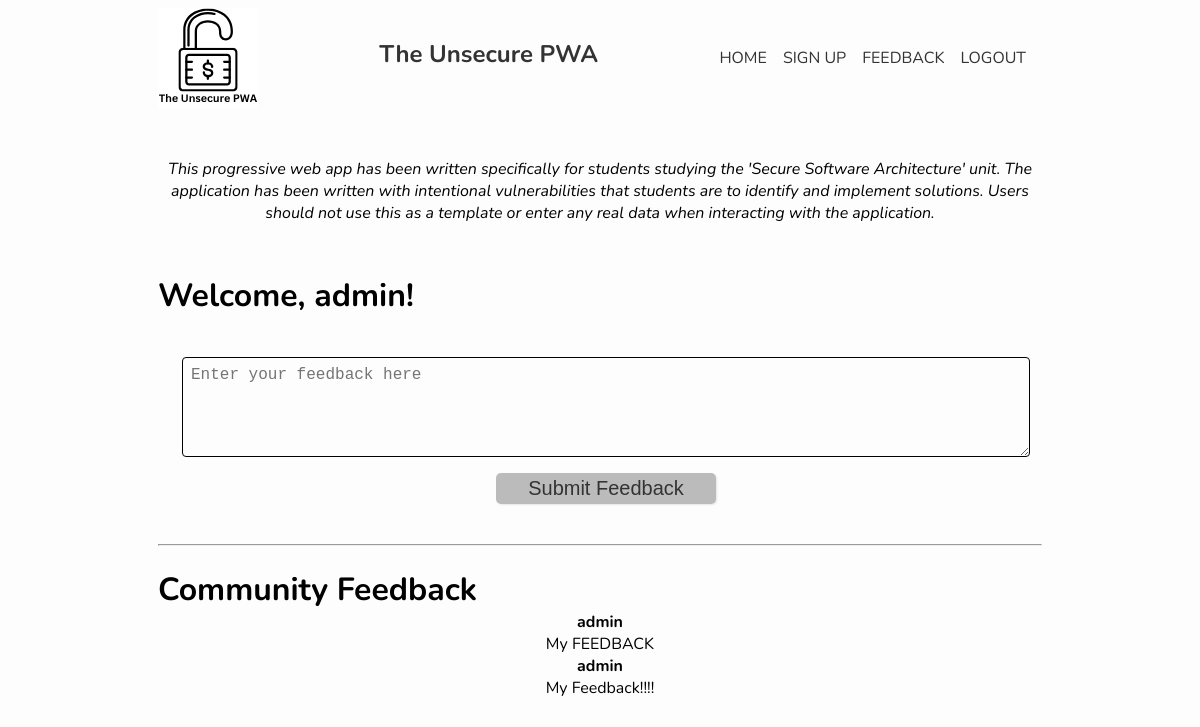
The page /success.html (signed in) on the database as committed earlier.
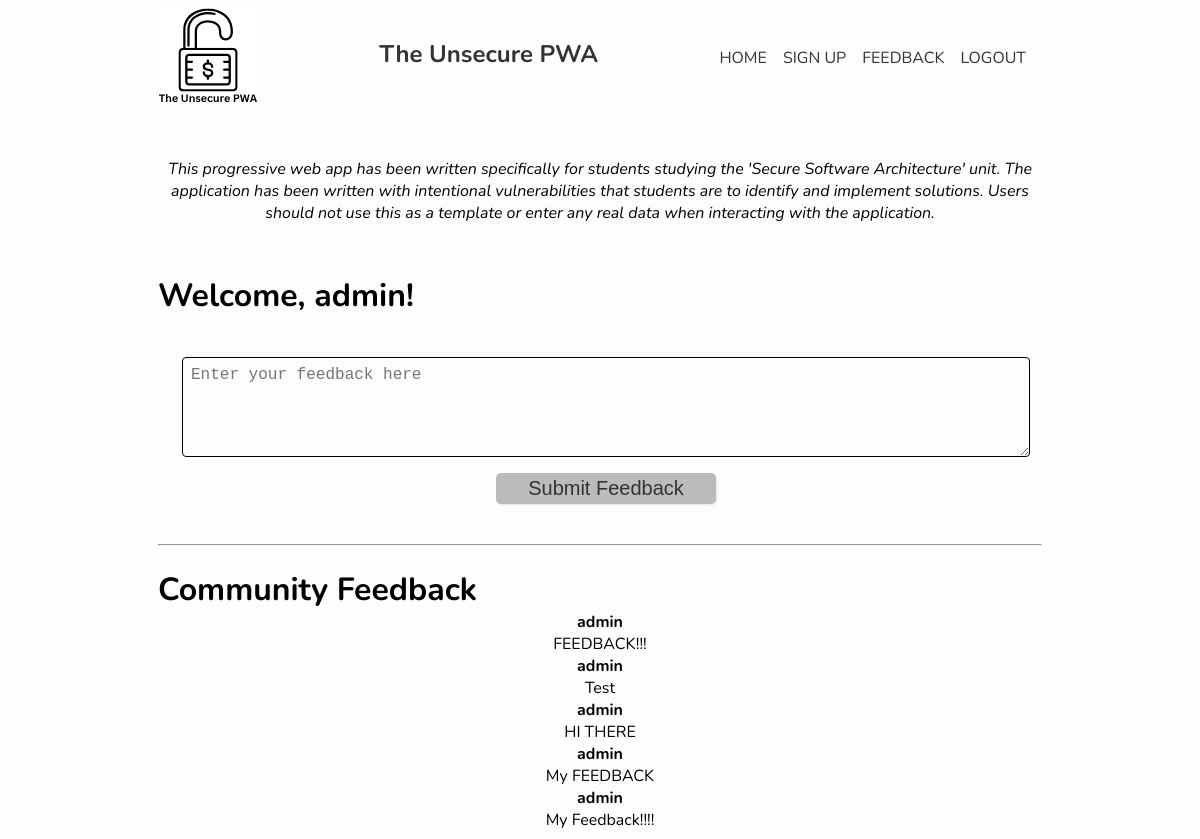
The same page on the database as committed later.
### tables this page shows
CREATE TABLE feedback (
                id       INTEGER PRIMARY KEY AUTOINCREMENT,
                username TEXT    NOT NULL,
                feedback TEXT    NOT NULL
            );

### app.py (the view)
@app.route("/success.html", methods=["GET", "POST"])
@login_required
def addFeedback():
    if request.method == "POST":
        feedback = _validate_feedback(request.form.get("feedback", ""))
        dbHandler.insertFeedback(current_user.id, feedback)
    feedback_list = dbHandler.getFeedbackList()
    return render_template(
        "/success.html",
        state=True,
        value=current_user.id,
        feedback_list=feedback_list,
    )

### app.py (called while the page is built)
@login_manager.user_loader
def load_user(username: str):
    if dbHandler.userExists(username):
        return User(username)
    return None

### user_management.py (called while the page is built)
def get_db_connection() -> sql.Connection:
    con = sql.connect(DB_PATH)
    con.row_factory = sql.Row
    return con

def userExists(username: str) -> bool:
    with get_db_connection() as con:
        cur = con.execute(
            "SELECT 1 FROM users WHERE username = ?",
            (username,),
        )
        return cur.fetchone() is not None

def getFeedbackList() -> list[dict]:
    with get_db_connection() as con:
        rows = con.execute(
            "SELECT username, feedback FROM feedback ORDER BY id DESC"
        ).fetchall()
        return [
            {"username": row["username"], "feedback": row["feedback"]} for row in rows
        ]

### templates/success.html (shortened to what this page needs)
{% extends 'layout.html' %}
{% block content %}
<h1>Welcome, {{ value }}!</h1>
<form action="{{ url_for('addFeedback') }}" method="post" class="box">
  <div class="input__wrapper">
    <textarea name="feedback" id="feedback" placeholder="Enter your feedback here" class="input__field"
      style="height:100px;vertical-align:top" maxlength="500" required></textarea>
  </div>
  <div class="input__wrapper">
    <input type="submit" class="btn" value="Submit Feedback" />
  </div>
</form>
<hr />
<br />
<h1>Community Feedback</h1>
<div>
  {% include "partials/success_feedback.html" %}
</div>
{% endblock %}

### templates/layout.html (shortened to what this page needs)
<!doctype html>
<html lang="en">
<head>
    <link rel="stylesheet" type="text/css" href="{{ url_for('static', filename='css/style.css') }}">
</head>
<body>
    <main>
        <nav>
            <img src="{{ url_for('static', filename='images/logo.svg') }}" alt="The Unsecure PWA logo." />
            <h1>The Unsecure PWA</h1>
            <ul class="topnav">
                <li><a href="{{ url_for('home') }}">Home</a></li>
                <li><a href="{{ url_for('signup') }}">Sign Up</a></li>
                {% if state %}
                <li><a href="{{ url_for('addFeedback') }}">Feedback</a></li>
                <li><a href="{{ url_for('logout') }}">Logout</a></li>
                {% endif %}
            </ul>
        </nav>
        <div class="disclaimer">
            <em>This progressive web app has been written specifically for students studying the 'Secure Software
                Architecture' unit. The application has been written with intentional vulnerabilities that students are
                to identify and implement solutions. Users should not use this as a template or enter any real data when
                interacting with the application.</em>
        </div>
        {% block content %}{% endblock %}
    </main>
</body>
</html>

### templates/partials/success_feedback.html
{% if feedback_list %}
{% for item in feedback_list %}
<div class="feedback-entry">
    <strong>{{ item.username }}</strong>
    <p>{{ item.feedback }}</p>
</div>
{% endfor %}
{% else %}
<p>No feedback has been submitted yet.</p>
{% endif %}

### static/css/style.css (style rules this page uses)
* { margin: 0; padding: 0; box-sizing: border-box; }
body { background: #fdfdfd; font-family: "Nunito", sans-serif; font-size: 1rem; }
h1 { text-align:left; }
main { max-width: 900px; margin: auto; padding: 0.5rem; text-align: center; }
nav { display: flex; justify-content: space-between; align-items: center; }
nav img { height:100px; }
nav ul { list-style: none; display: flex; }
nav li { margin-right: 1rem; }
nav ul li a { text-decoration-line:none; text-transform: uppercase; color: #333; }
nav h1 { color: #333; margin-bottom: 0.5rem; }
.disclaimer { margin:50px 0 50px 0; }
form.box { padding: 1.5rem; width: 100%; padding-right: 0.75rem; border-radius: 0.5rem; }
form { width:100%; }
.input__wrapper { position:relative; padding: 1rem 0 0; width: 100%; }
.input__field { font-size: 1rem; border-radius: 0.25rem; padding: 0.5rem; border: 1px solid #000; padding-right: 2rem; background: transparent; transition: all 0.2s; width:100%; }
.btn { border:none; background:none; border-radius:5px; box-shadow:1px 1px 2px rgba(21, 21, 21, 0.1); cursor:pointer; font-size:1.25rem; margin:0 1rem; padding:.25rem 2rem; transition:all .25s ease-in-out; background: #bbb; color:#333; margin-bottom:1rem; }

Rows that differ between the two databases and show on the page:
added feedback: username "admin", feedback "FEEDBACK!!!"
added feedback: username "admin", feedback "Test"
added feedback: username "admin", feedback "HI THERE"
